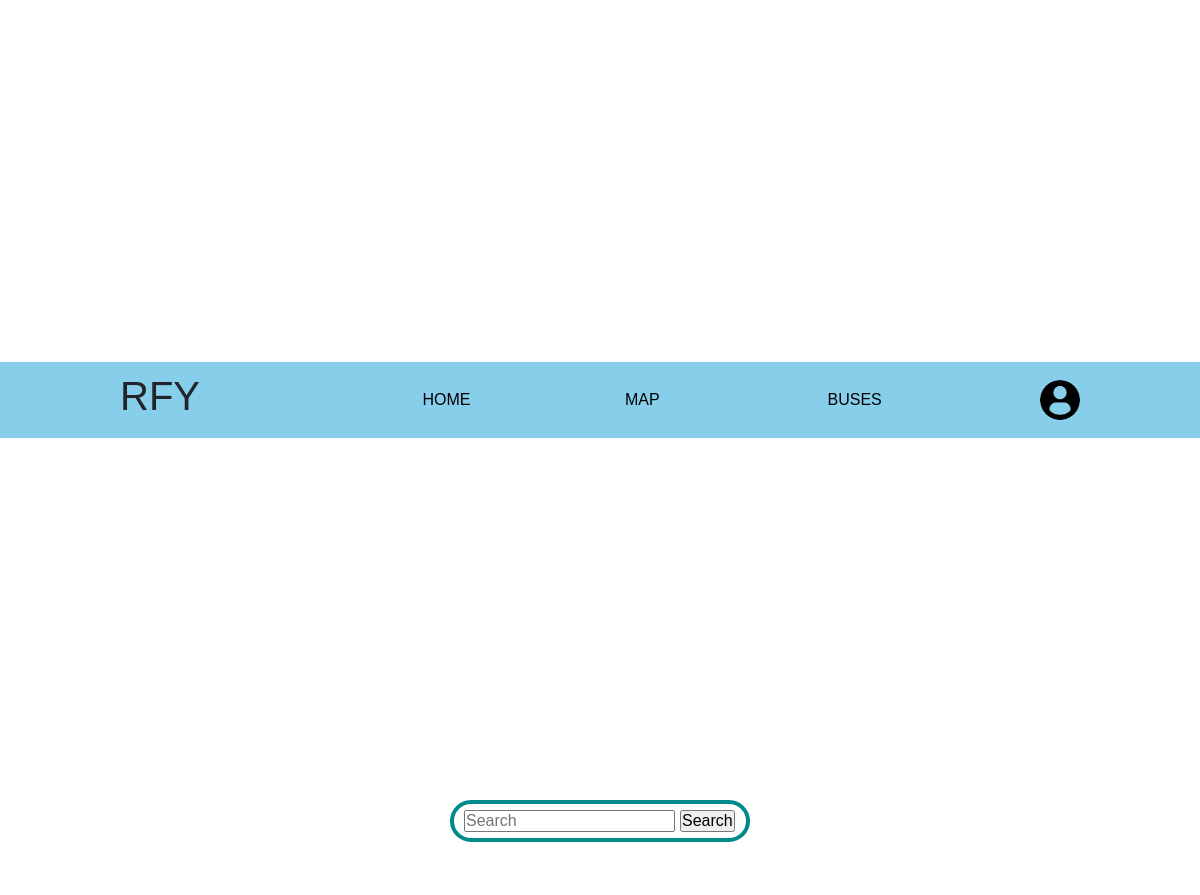
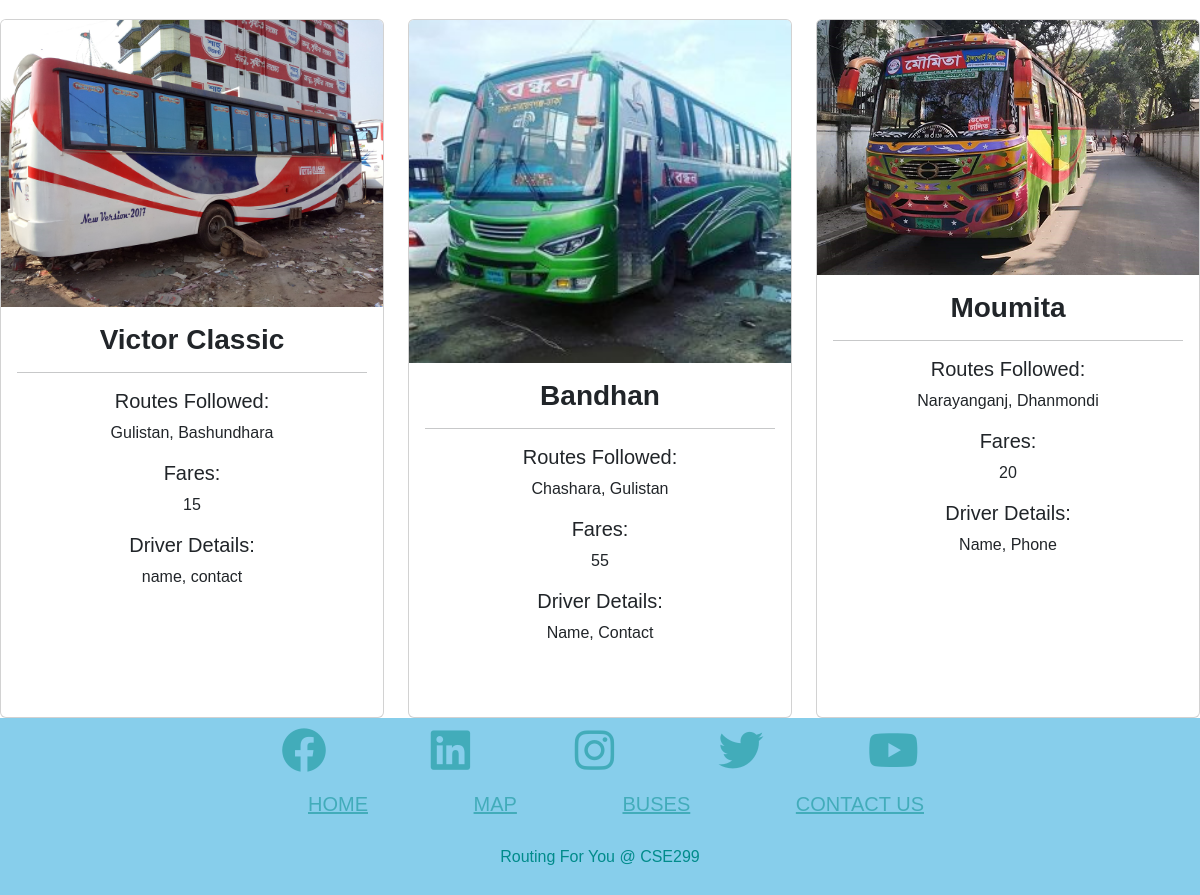
The page /buses_user.php on the database its author committed (2 pictures, top to bottom).
### tables this page shows
CREATE TABLE `bus_info` (
  `bus_number` int(10) NOT NULL,
  `name` varchar(50) NOT NULL,
  `route` varchar(70) NOT NULL,
  `latitude` decimal(20,0) NOT NULL,
  `longitude` decimal(20,0) NOT NULL,
  `timestamp` timestamp(6) NOT NULL DEFAULT current_timestamp(6) ON UPDATE current_timestamp(6),
  `fare` double NOT NULL,
  `driver_contact` varchar(70) NOT NULL,
  `img` varchar(255) NOT NULL
);

### buses_user.php (the view, shortened to what this page needs)
<?php
require_once 'connection.php';
$sql = "SELECT * FROM bus_info";
$all_product = $conn->query($sql);
?>
<head>
</head>
<body>
    <?php include('./view/header_loggedin_admin.php'); ?>
    <div class="boxContainer">
        <form action="search.php" method="post">
            <table class="elementsContainer">
                <tr>
                    <td>
                        <input type="text" placeholder="Search" name="search">
                    </td>
                    <td>
                        <input type="submit" value="Search">
                    </td>
                </tr>
            </table>
        </form>
    </div>
    <br>
    <br>
    <br>
    <div class="row row-cols-1 row-cols-md-3 g-4">
        <?php
        while ($row = mysqli_fetch_assoc($all_product)) {
            ?>
            <div class="col">
                <div class="card text-center h-100">
                    <img src="<?php echo $row["img"]; ?>" class="card-img-top">
                    <div class="card-body">
                        <h3><b>
                                <?php echo $row["name"]; ?>
                            </b></h3>
                        <hr>
                        <h5>Routes Followed:</h5>
                        <p>
                            <?php echo $row["route"]; ?>
                        </p>
                        <h5>Fares:</h5>
                        <p>
                            <?php echo $row["fare"]; ?>
                        </p>
                        <h5>Driver Details:</h5>
                        <p>
                            <?php echo $row["driver_contact"]; ?>
                        </p>
                        <p>
                        </p>
                    </div>
                </div>
            </div>
            <?php
        }
        ?>
    </div>
    <?php include('./view/footer.php'); ?>
</body>

### style.css (style rules this page uses)
* { margin: 0; padding: 0; font-family: 'Century Gothic', sans-serif; box-sizing: border-box; }

### buses_user.php (style rules this page uses)
.boxContainer { margin: auto; position: relative; width: 300px; height: 42px; border: 4px solid darkcyan; padding: 0px 10px; border-radius: 50px; }
.elementsContainer { width: 100%; height: 100%; vertical-align: middle; }

### rows shown on the page
bus_info: img (picture), name "Victor Classic", route "Gulistan, Bashundhara", fare "15", driver_contact "name, contact"
bus_info: img (picture), name "Bandhan", route "Chashara, Gulistan", fare "55", driver_contact "Name, Contact"
bus_info: img (picture), name "Moumita", route "Narayanganj, Dhanmondi", fare "20", driver_contact "Name, Phone"
